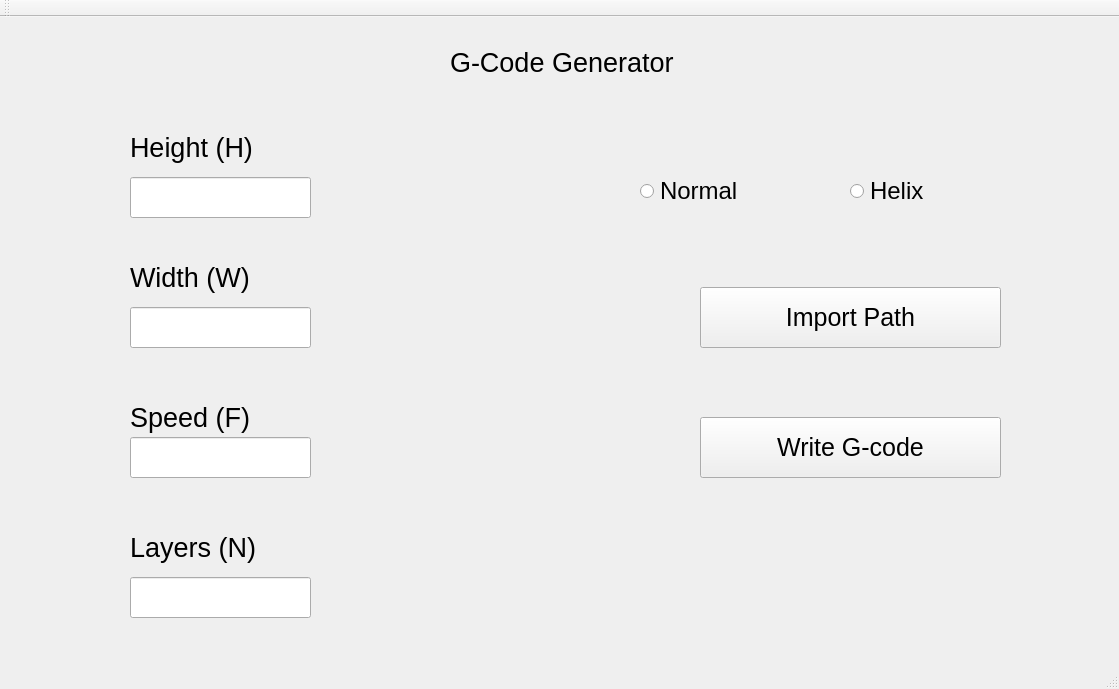
<?xml version="1.0" encoding="UTF-8"?>
<ui version="4.0">
 <class>QtWidgetsApplication1Class</class>
 <widget class="QMainWindow" name="QtWidgetsApplication1Class">
  <property name="geometry">
   <rect>
    <x>0</x>
    <y>0</y>
    <width>1119</width>
    <height>689</height>
   </rect>
  </property>
  <property name="windowTitle">
   <string>QtWidgetsApplication1</string>
  </property>
  <widget class="QWidget" name="centralWidget">
   <widget class="QPushButton" name="pushButton_Gcode">
    <property name="geometry">
     <rect>
      <x>700</x>
      <y>400</y>
      <width>301</width>
      <height>61</height>
     </rect>
    </property>
    <property name="sizePolicy">
     <sizepolicy hsizetype="Preferred" vsizetype="Preferred">
      <horstretch>0</horstretch>
      <verstretch>0</verstretch>
     </sizepolicy>
    </property>
    <property name="font">
     <font>
      <pointsize>19</pointsize>
     </font>
    </property>
    <property name="text">
     <string>Write G-code</string>
    </property>
   </widget>
   <widget class="QLineEdit" name="lineEdit_H">
    <property name="geometry">
     <rect>
      <x>130</x>
      <y>160</y>
      <width>181</width>
      <height>41</height>
     </rect>
    </property>
    <property name="sizePolicy">
     <sizepolicy hsizetype="Preferred" vsizetype="Preferred">
      <horstretch>0</horstretch>
      <verstretch>0</verstretch>
     </sizepolicy>
    </property>
    <property name="font">
     <font>
      <pointsize>20</pointsize>
     </font>
    </property>
   </widget>
   <widget class="QLabel" name="label_H">
    <property name="geometry">
     <rect>
      <x>130</x>
      <y>110</y>
      <width>201</width>
      <height>41</height>
     </rect>
    </property>
    <property name="font">
     <font>
      <pointsize>20</pointsize>
     </font>
    </property>
    <property name="text">
     <string>Height (H)</string>
    </property>
   </widget>
   <widget class="QLabel" name="label_Title">
    <property name="geometry">
     <rect>
      <x>450</x>
      <y>20</y>
      <width>331</width>
      <height>51</height>
     </rect>
    </property>
    <property name="font">
     <font>
      <pointsize>20</pointsize>
     </font>
    </property>
    <property name="text">
     <string>G-Code Generator</string>
    </property>
   </widget>
   <widget class="QLabel" name="label_W">
    <property name="geometry">
     <rect>
      <x>130</x>
      <y>240</y>
      <width>191</width>
      <height>41</height>
     </rect>
    </property>
    <property name="font">
     <font>
      <pointsize>20</pointsize>
     </font>
    </property>
    <property name="text">
     <string>Width (W)</string>
    </property>
   </widget>
   <widget class="QLineEdit" name="lineEdit_W">
    <property name="geometry">
     <rect>
      <x>130</x>
      <y>290</y>
      <width>181</width>
      <height>41</height>
     </rect>
    </property>
    <property name="sizePolicy">
     <sizepolicy hsizetype="Preferred" vsizetype="Preferred">
      <horstretch>0</horstretch>
      <verstretch>0</verstretch>
     </sizepolicy>
    </property>
    <property name="font">
     <font>
      <pointsize>20</pointsize>
     </font>
    </property>
   </widget>
   <widget class="QLabel" name="label_F">
    <property name="geometry">
     <rect>
      <x>130</x>
      <y>380</y>
      <width>191</width>
      <height>41</height>
     </rect>
    </property>
    <property name="font">
     <font>
      <pointsize>20</pointsize>
     </font>
    </property>
    <property name="text">
     <string>Speed (F)</string>
    </property>
   </widget>
   <widget class="QLineEdit" name="lineEdit_F">
    <property name="geometry">
     <rect>
      <x>130</x>
      <y>420</y>
      <width>181</width>
      <height>41</height>
     </rect>
    </property>
    <property name="sizePolicy">
     <sizepolicy hsizetype="Preferred" vsizetype="Preferred">
      <horstretch>0</horstretch>
      <verstretch>0</verstretch>
     </sizepolicy>
    </property>
    <property name="font">
     <font>
      <pointsize>20</pointsize>
     </font>
    </property>
   </widget>
   <widget class="QLabel" name="label_N">
    <property name="geometry">
     <rect>
      <x>130</x>
      <y>510</y>
      <width>191</width>
      <height>41</height>
     </rect>
    </property>
    <property name="font">
     <font>
      <pointsize>20</pointsize>
     </font>
    </property>
    <property name="text">
     <string>Layers (N)</string>
    </property>
   </widget>
   <widget class="QLineEdit" name="lineEdit_N">
    <property name="geometry">
     <rect>
      <x>130</x>
      <y>560</y>
      <width>181</width>
      <height>41</height>
     </rect>
    </property>
    <property name="sizePolicy">
     <sizepolicy hsizetype="Preferred" vsizetype="Preferred">
      <horstretch>0</horstretch>
      <verstretch>0</verstretch>
     </sizepolicy>
    </property>
    <property name="font">
     <font>
      <pointsize>20</pointsize>
     </font>
    </property>
   </widget>
   <widget class="QRadioButton" name="radioButton_normal">
    <property name="geometry">
     <rect>
      <x>640</x>
      <y>160</y>
      <width>151</width>
      <height>28</height>
     </rect>
    </property>
    <property name="font">
     <font>
      <pointsize>18</pointsize>
     </font>
    </property>
    <property name="text">
     <string>Normal</string>
    </property>
   </widget>
   <widget class="QRadioButton" name="radioButton_helix">
    <property name="geometry">
     <rect>
      <x>850</x>
      <y>160</y>
      <width>161</width>
      <height>28</height>
     </rect>
    </property>
    <property name="font">
     <font>
      <pointsize>18</pointsize>
     </font>
    </property>
    <property name="text">
     <string>Helix</string>
    </property>
   </widget>
   <widget class="QPushButton" name="pushButton_Import">
    <property name="geometry">
     <rect>
      <x>700</x>
      <y>270</y>
      <width>301</width>
      <height>61</height>
     </rect>
    </property>
    <property name="sizePolicy">
     <sizepolicy hsizetype="Preferred" vsizetype="Preferred">
      <horstretch>0</horstretch>
      <verstretch>0</verstretch>
     </sizepolicy>
    </property>
    <property name="font">
     <font>
      <pointsize>19</pointsize>
     </font>
    </property>
    <property name="text">
     <string>Import Path</string>
    </property>
   </widget>
  </widget>
  <widget class="QMenuBar" name="menuBar">
   <property name="geometry">
    <rect>
     <x>0</x>
     <y>0</y>
     <width>1119</width>
     <height>21</height>
    </rect>
   </property>
  </widget>
  <widget class="QToolBar" name="mainToolBar">
   <attribute name="toolBarArea">
    <enum>TopToolBarArea</enum>
   </attribute>
   <attribute name="toolBarBreak">
    <bool>false</bool>
   </attribute>
  </widget>
  <widget class="QStatusBar" name="statusBar"/>
 </widget>
 <layoutdefault spacing="6" margin="11"/>
 <resources>
  <include location="QtWidgetsApplication1.qrc"/>
 </resources>
 <connections/>
</ui>
